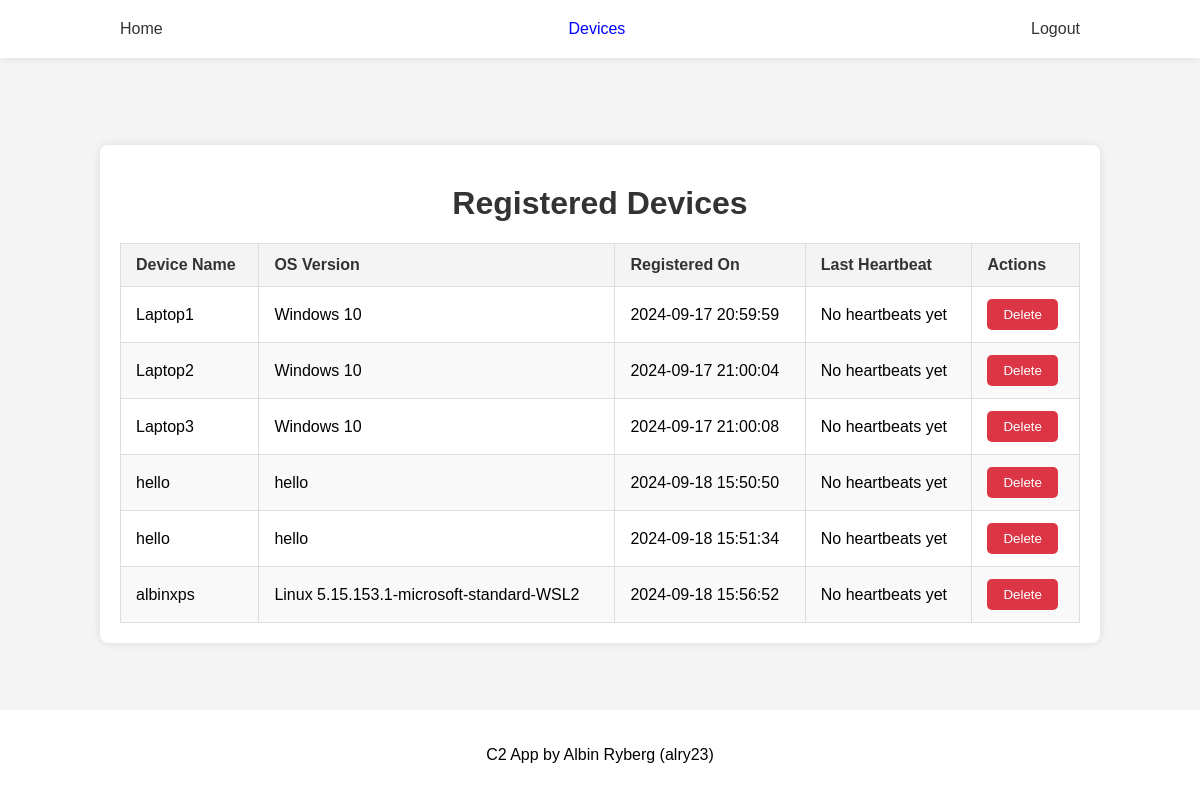
/devices (signed in), run on an earlier commit of the app's database.
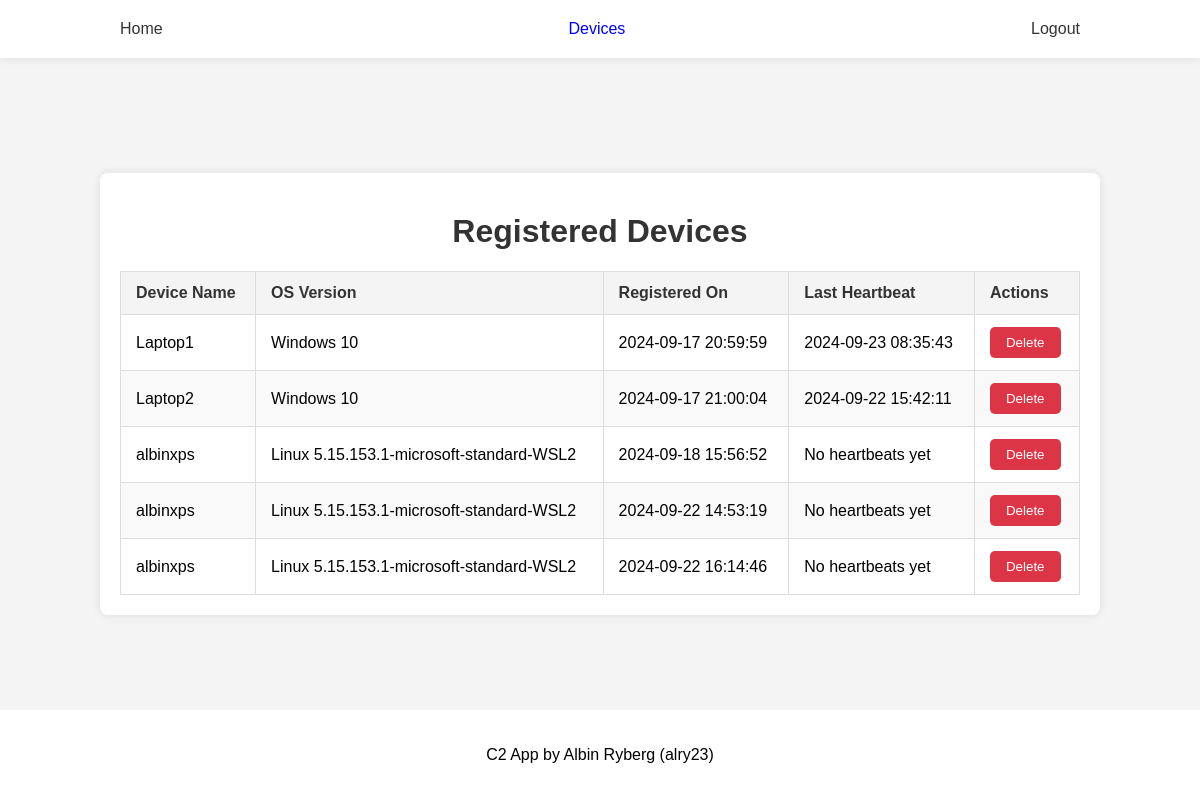
And on a later commit of the database.
### models.py (models this page shows, shortened)
class Device(db.Model):
    id = db.Column(db.Integer, primary_key=True)
    device_name = db.Column(db.String(50))
    os_version = db.Column(db.String(100))
    timestamp = db.Column(db.DateTime, default=db.func.current_timestamp())
    last_heartbeat = db.Column(db.DateTime)

### routes.py (the view)
@routes.route('/devices')
@login_required
def devices():
    devices = Device.query.all()
    return render_template("devices.html", devices=devices)

### server.py (called while the page is built)
@login_manager.user_loader
def load_user(user_id):
    return User.query.get(int(user_id))

### templates/devices.html
{% include 'header.html' %}
<div class="container">
    <h1>Registered Devices</h1>
    {% if devices %}
    <table class="device-table">
        <thead>
            <tr>
                <th>Device Name</th>
                <th>OS Version</th>
                <th>Registered On</th>
                <th>Last Heartbeat</th>
                <th>Actions</th>
            </tr>
        </thead>
        <tbody>
            {% for device in devices %}
            <tr>
                <td>{{ device.device_name }}</td>
                <td>{{ device.os_version }}</td>
                <td>{{ device.timestamp }}</td>
                <td>{{ device.last_heartbeat or 'No heartbeats yet' }}</td>
                <td>
                    <form action="{{ url_for('routes.post_delete_device', id=device.id) }}" method="POST" style="display:inline;">
                        <button type="submit" class="delete">Delete</button>
                    </form>
                </td>
            </tr>
            {% endfor %}
        </tbody>
    </table>
    {% else %}
    <p>No devices registered yet.</p>
    {% endif %}
</div>
{% include 'footer.html' %}

### templates/header.html (shortened to what this page needs)
<!DOCTYPE html>
<html lang="sv">
<head>
    <link rel="stylesheet" href="{{ url_for('static',filename='styles/style.css') }}">
</head>
<body>
    <nav>
        <ul>
            <li {%- if request.path == "/" %} class="active" {% endif %}><a href="{{ url_for('routes.main') }}">Home</a></li>
            {%- if current_user.is_authenticated %}
            <li {%- if request.path == "/devices" %} class="active" {% endif %}><a href="{{ url_for('routes.devices') }}">Devices</a></li>
            <li><a href="{{ url_for('routes.logout') }}">Logout</a></li>
            {%- else %}
            <li {%- if request.path == "/login" %} class="active" {% endif %}><a href="{{ url_for('routes.login') }}">Login</a></li>
            {%- endif %}
        </ul>
    </nav>

### templates/footer.html
<footer>
    <p>C2 App by Albin Ryberg (alry23)</p>
</footer>
</body>
</html>

### static/styles/style.css (style rules this page uses)
html { height: 100%; width: 100%; }
body { font-family: Arial, sans-serif; margin: 0; padding: 0; background-color: #f4f4f4; display: flex; justify-content: space-between; flex-direction: column; height: 100%; }
h1 { text-align: center; color: #333; margin-top: 20px; }
.container { width: 80%; margin: 0 auto; padding: 20px; background-color: white; box-shadow: 0 0 10px rgba(0, 0, 0, 0.1); border-radius: 8px; }
footer { display: flex; justify-content: center; background-color: white; padding: 20px 0; }
nav { background-color: white; box-shadow: 0 0 10px rgba(0, 0, 0, 0.1); padding: 20px 0; margin-bottom: 20px; }
nav ul { display: flex; flex-direction: row; justify-content: space-between; width: 80%; margin: 0 auto; padding: 0; text-decoration: none; list-style: none; }
nav ul li a { text-decoration: none; color: #333; }
nav ul li.active a { color: blue; }
.device-table { width: 100%; border-collapse: collapse; margin-top: 20px; }
.device-table th, .device-table td { padding: 12px 15px; border: 1px solid #ddd; text-align: left; }
.device-table th { background-color: #f4f4f4; color: #333; font-weight: bold; }
.device-table tr:nth-child(even) { background-color: #f9f9f9; }
button { padding: 8px 16px; background-color: #28a745; color: white; border: none; border-radius: 5px; cursor: pointer; transition: background-color 0.3s; }
button.delete { background-color: #dc3545; }

What changed in the data, as far as the page shows it:
removed Device: device_name "Laptop3", os_version "Windows 10", timestamp "2024-09-17 21:00:08", last_heartbeat "No heartbeats yet"
removed Device: device_name "hello", os_version "hello", timestamp "2024-09-18 15:50:50", last_heartbeat "No heartbeats yet"
removed Device: device_name "hello", os_version "hello", timestamp "2024-09-18 15:51:34", last_heartbeat "No heartbeats yet"
changed Device "Laptop1": last_heartbeat "No heartbeats yet" → "2024-09-23 08:35:43"
changed Device "Laptop2": last_heartbeat "No heartbeats yet" → "2024-09-22 15:42:11"
added Device: device_name "albinxps", os_version "Linux 5.15.153.1-microsoft-standard-WSL2", timestamp "2024-09-22 14:53:19", last_heartbeat "No heartbeats yet"
added Device: device_name "albinxps", os_version "Linux 5.15.153.1-microsoft-standard-WSL2", timestamp "2024-09-22 16:14:46", last_heartbeat "No heartbeats yet"
